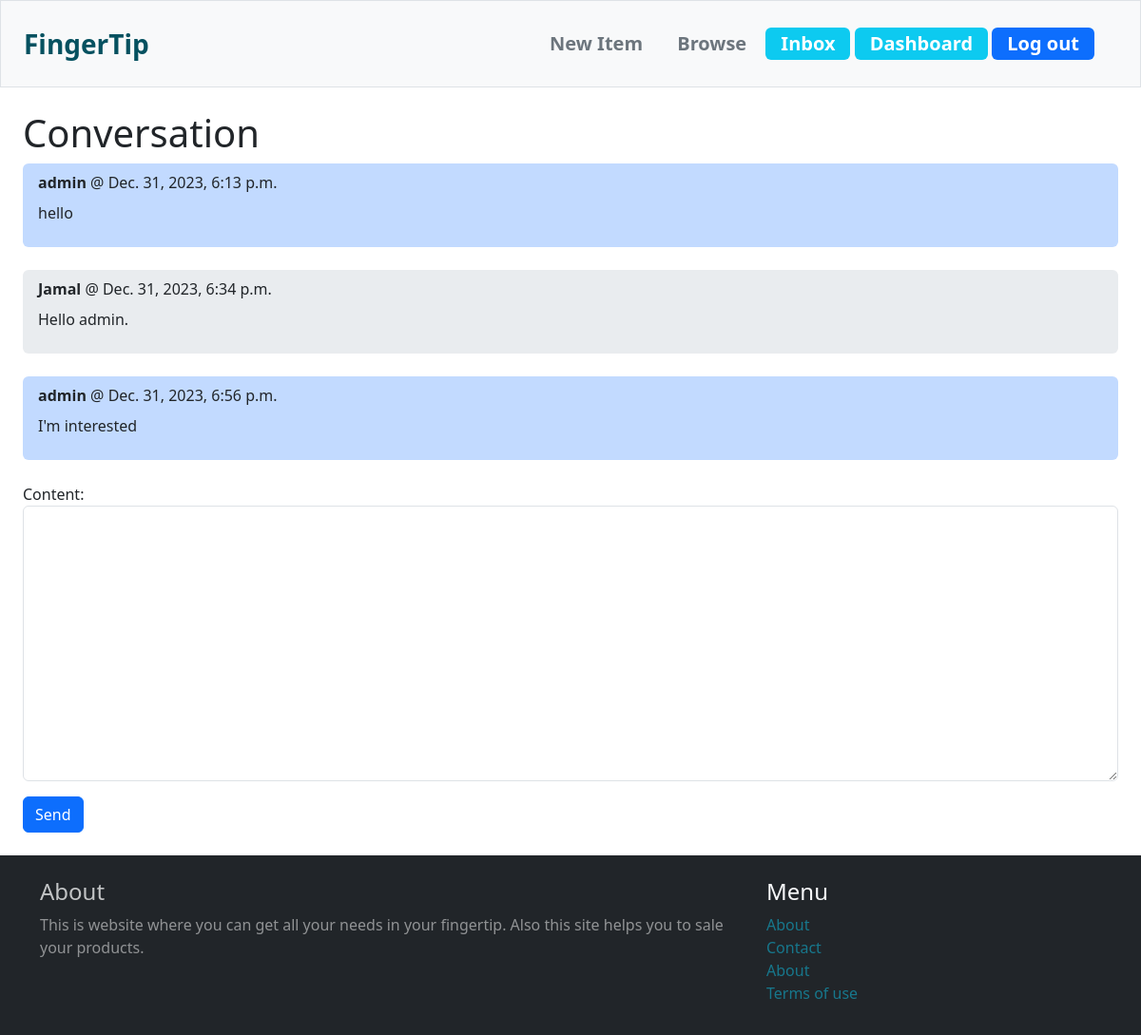
The page /inbox/1/ (signed in) on the database its author committed.
### conversation/models.py (models this page shows)
class ConversationMessage(models.Model):
    conversation = models.ForeignKey(Conversation,related_name="messages",on_delete=models.CASCADE)
    content = models.TextField()
    created_at = models.DateTimeField(auto_now_add=True)
    created_by = models.ForeignKey(User,related_name="created_messages",on_delete=models.CASCADE)

### conversation/views.py (the view)
# urls.py: path('<int:pk>/',views.detail,name="detail")
@login_required
def detail(request,pk):
    conversation = Conversation.objects.filter(members__in = [request.user.id]).get(pk = pk)
    if request.method == "POST":
        form = ConversationMessageForm(request.POST)
        if form.is_valid():
            conversation_message = form.save(commit=False)
            conversation_message.conversation = conversation
            conversation_message.created_by = request.user
            conversation_message.save()
            conversation.save()
            return redirect('conversation:detail',pk=pk)
    else:
        form = ConversationMessageForm()
    context = {"conversation": conversation,"form":form}
    return render(request,"conversation/detail.html",context)

### conversation/forms.py
class ConversationMessageForm(forms.ModelForm):
    class Meta:
        model = ConversationMessage
        fields = ('content',)
        widgets = {
            'content': forms.Textarea(attrs={
                'class':"form-control py-4 px-6 rounded border"
            })
        }

### conversation/templates/conversation/detail.html (shortened to what this page needs)
{% extends 'core/base.html' %}
{% block content %}
<h1 class="mb-6 text-3xl">Conversation</h1>
<div class="space-y-6">
    {% for message in conversation.messages.all %}
        <div class="px-3 py-2 mb-4 {% if message.created_by == request.user %}bg-primary bg-opacity-25 {% else %}  bg-body-secondary {% endif %} rounded">
            <div>
                <p class="mb-2"><strong>{{message.created_by.username}}</strong> @ {{ message.created_at}}</p>
                <p>{{message.content}}</p>
            </div>
        </div>
    {% endfor %}
</div>
<form action="" method="post">
    {{ form.as_p }}
    <button class="btn btn-primary rounded text-white">Send</button>
</form>
{% endblock %}

### rows shown on the page
ConversationMessage: created_by.username "admin", created_at "Dec. 31, 2023, 6:13 p.m.", content "hello"
ConversationMessage: created_by.username "Jamal", created_at "Dec. 31, 2023, 6:34 p.m.", content "Hello admin."
ConversationMessage: created_by.username "admin", created_at "Dec. 31, 2023, 6:56 p.m.", content "I'm interested"
